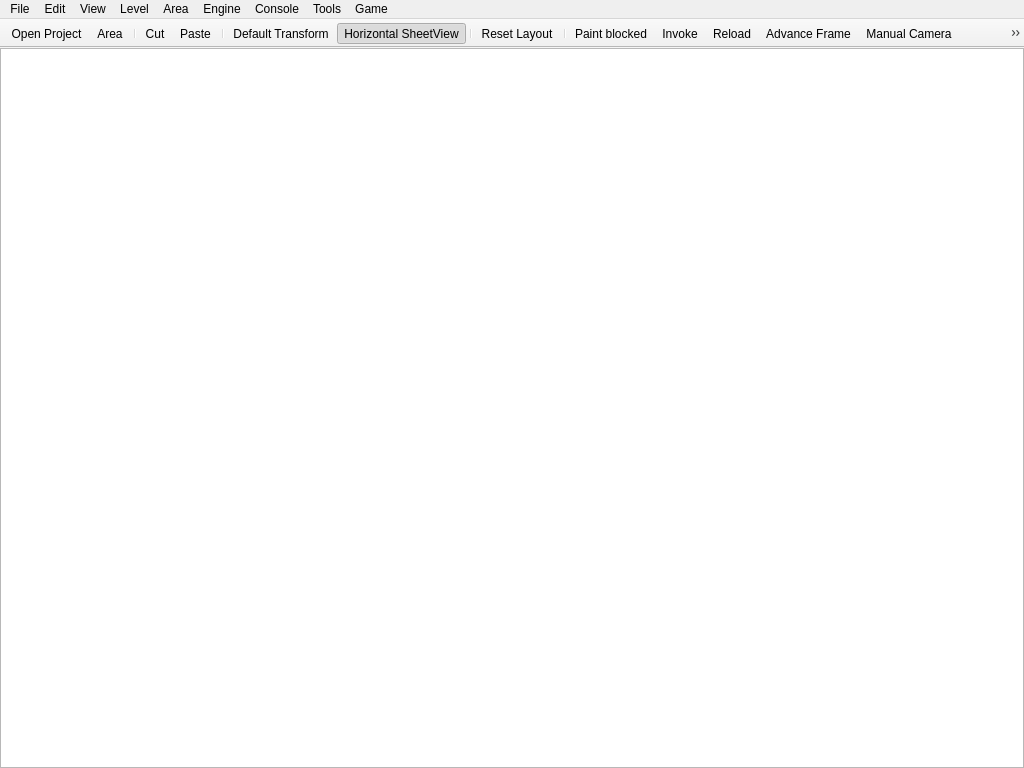
<?xml version="1.0" encoding="UTF-8"?>
<ui version="4.0">
 <class>ESToolkit</class>
 <widget class="QMainWindow" name="ESToolkit">
  <property name="geometry">
   <rect>
    <x>0</x>
    <y>0</y>
    <width>1024</width>
    <height>768</height>
   </rect>
  </property>
  <property name="minimumSize">
   <size>
    <width>5</width>
    <height>0</height>
   </size>
  </property>
  <property name="focusPolicy">
   <enum>Qt::ClickFocus</enum>
  </property>
  <property name="windowTitle">
   <string>overwritten programmatically</string>
  </property>
  <property name="windowIcon">
   <iconset resource="../../resource/resource.qrc">
    <normaloff>:/estk/images/estk.ico</normaloff>:/estk/images/estk.ico</iconset>
  </property>
  <property name="accessibleName">
   <string>ESToolkit</string>
  </property>
  <property name="toolButtonStyle">
   <enum>Qt::ToolButtonFollowStyle</enum>
  </property>
  <property name="animated">
   <bool>false</bool>
  </property>
  <property name="tabShape">
   <enum>QTabWidget::Rounded</enum>
  </property>
  <property name="dockNestingEnabled">
   <bool>true</bool>
  </property>
  <property name="unifiedTitleAndToolBarOnMac">
   <bool>false</bool>
  </property>
  <widget class="QWidget" name="centralWidget">
   <property name="sizePolicy">
    <sizepolicy hsizetype="Expanding" vsizetype="Expanding">
     <horstretch>0</horstretch>
     <verstretch>0</verstretch>
    </sizepolicy>
   </property>
   <layout class="QGridLayout" name="gridLayout">
    <property name="leftMargin">
     <number>0</number>
    </property>
    <property name="topMargin">
     <number>0</number>
    </property>
    <property name="rightMargin">
     <number>0</number>
    </property>
    <property name="bottomMargin">
     <number>0</number>
    </property>
    <property name="spacing">
     <number>0</number>
    </property>
    <item row="1" column="0">
     <widget class="MapView" name="mapView">
      <property name="focusPolicy">
       <enum>Qt::ClickFocus</enum>
      </property>
      <property name="toolTipDuration">
       <number>2</number>
      </property>
      <property name="alignment">
       <set>Qt::AlignHCenter|Qt::AlignTop</set>
      </property>
      <property name="transformationAnchor">
       <enum>QGraphicsView::AnchorUnderMouse</enum>
      </property>
      <property name="viewportUpdateMode">
       <enum>QGraphicsView::SmartViewportUpdate</enum>
      </property>
     </widget>
    </item>
   </layout>
  </widget>
  <widget class="QMenuBar" name="menuBar">
   <property name="geometry">
    <rect>
     <x>0</x>
     <y>0</y>
     <width>1024</width>
     <height>22</height>
    </rect>
   </property>
   <widget class="QMenu" name="menuFile">
    <property name="enabled">
     <bool>true</bool>
    </property>
    <property name="title">
     <string>File</string>
    </property>
    <widget class="QMenu" name="menuOpen">
     <property name="title">
      <string>Open</string>
     </property>
     <addaction name="actionFileOpenProject"/>
     <addaction name="actionPrevious_Project"/>
    </widget>
    <widget class="QMenu" name="menuSave">
     <property name="title">
      <string>Save</string>
     </property>
     <addaction name="actionFileSaveCurrentArea"/>
    </widget>
    <widget class="QMenu" name="menuClose">
     <property name="title">
      <string>Close</string>
     </property>
     <addaction name="actionFileCloseProject"/>
    </widget>
    <widget class="QMenu" name="menuNew">
     <property name="title">
      <string>New</string>
     </property>
     <addaction name="actionFileNewLevel"/>
     <addaction name="actionFileNewArea"/>
    </widget>
    <widget class="QMenu" name="menuReload">
     <property name="focusPolicy">
      <enum>Qt::StrongFocus</enum>
     </property>
     <property name="title">
      <string>Reload</string>
     </property>
     <addaction name="actionReloadProject"/>
    </widget>
    <addaction name="menuNew"/>
    <addaction name="separator"/>
    <addaction name="menuOpen"/>
    <addaction name="menuClose"/>
    <addaction name="menuReload"/>
    <addaction name="separator"/>
    <addaction name="menuSave"/>
    <addaction name="separator"/>
    <addaction name="actionFileQuit"/>
   </widget>
   <widget class="QMenu" name="menuView">
    <property name="title">
     <string>View</string>
    </property>
    <widget class="QMenu" name="menuResolution">
     <property name="title">
      <string>Resolution</string>
     </property>
     <addaction name="action480p"/>
     <addaction name="action720p"/>
     <addaction name="actionDynamic"/>
    </widget>
    <widget class="QMenu" name="menuSheet_Texture">
     <property name="title">
      <string>Main Texture</string>
     </property>
     <addaction name="actionTilesheet"/>
     <addaction name="actionNormalsheet"/>
     <addaction name="actionSpecularsheet"/>
    </widget>
    <widget class="QMenu" name="menuActive_Textures">
     <property name="title">
      <string>Enable Textures</string>
     </property>
     <addaction name="actionTile_Map"/>
     <addaction name="actionNormal_Map"/>
     <addaction name="actionSpecular_Map"/>
    </widget>
    <widget class="QMenu" name="menuDynamic_Lighting">
     <property name="title">
      <string>Dynamic Lighting</string>
     </property>
     <addaction name="actionLights"/>
     <addaction name="actionShadows"/>
     <addaction name="actionBloom"/>
    </widget>
    <addaction name="actionAsset_View"/>
    <addaction name="actionSheet_View"/>
    <addaction name="actionLayer_View"/>
    <addaction name="actionSelection_View"/>
    <addaction name="actionEntity_View"/>
    <addaction name="actionCamera_View"/>
    <addaction name="actionHistory_View"/>
    <addaction name="separator"/>
    <addaction name="actionReset_Layout"/>
    <addaction name="separator"/>
    <addaction name="actionMap_Background"/>
    <addaction name="menuResolution"/>
    <addaction name="menuSheet_Texture"/>
    <addaction name="menuActive_Textures"/>
    <addaction name="actionHidden_Entities"/>
    <addaction name="actionHidden_Levels"/>
    <addaction name="separator"/>
    <addaction name="menuDynamic_Lighting"/>
    <addaction name="separator"/>
    <addaction name="actionDark_Mode"/>
    <addaction name="actionToggle_Fullscreen"/>
   </widget>
   <widget class="QMenu" name="menuLevel">
    <property name="enabled">
     <bool>true</bool>
    </property>
    <property name="title">
     <string>Level</string>
    </property>
    <widget class="QMenu" name="menuNormal_Maps">
     <property name="title">
      <string>Normal Maps</string>
     </property>
     <addaction name="actionScatter"/>
     <addaction name="actionGather"/>
    </widget>
    <widget class="QMenu" name="menuSpecular_Maps">
     <property name="title">
      <string>Specular Maps</string>
     </property>
     <addaction name="actionScatter_2"/>
     <addaction name="actionGather_2"/>
    </widget>
    <addaction name="actionReload_2"/>
    <addaction name="actionLevelRemove"/>
    <addaction name="actionLevelReloadSheets"/>
    <addaction name="menuNormal_Maps"/>
    <addaction name="menuSpecular_Maps"/>
    <addaction name="separator"/>
   </widget>
   <widget class="QMenu" name="menuArea">
    <property name="title">
     <string>Area</string>
    </property>
    <addaction name="actionAreaAddEntity"/>
    <addaction name="actionReload"/>
    <addaction name="actionAreaRemove"/>
    <addaction name="separator"/>
    <addaction name="actionScreenshot"/>
   </widget>
   <widget class="QMenu" name="menuEdit">
    <property name="enabled">
     <bool>true</bool>
    </property>
    <property name="title">
     <string>Edit</string>
    </property>
    <addaction name="actionUndo"/>
    <addaction name="actionRedo"/>
    <addaction name="actionCopy"/>
    <addaction name="actionSelect_All"/>
    <addaction name="actionDelete_Selection"/>
    <addaction name="separator"/>
    <addaction name="actionSelect_Eraser"/>
   </widget>
   <widget class="QMenu" name="menuEngine">
    <property name="title">
     <string>Engine</string>
    </property>
    <widget class="QMenu" name="menuSelect_Platform">
     <property name="title">
      <string>Select Platform</string>
     </property>
     <property name="toolTipsVisible">
      <bool>false</bool>
     </property>
     <addaction name="actionNix"/>
     <addaction name="actionWindows"/>
     <addaction name="actionMac_OS_X"/>
     <addaction name="actionDreamcast"/>
    </widget>
    <widget class="QMenu" name="menuGPGPU_Acceleration">
     <property name="enabled">
      <bool>false</bool>
     </property>
     <property name="title">
      <string>GPGPU Acceleration</string>
     </property>
     <addaction name="actionParticles"/>
    </widget>
    <addaction name="actionInvoke"/>
    <addaction name="menuSelect_Platform"/>
    <addaction name="actionReload_Shaders"/>
    <addaction name="separator"/>
    <addaction name="menuGPGPU_Acceleration"/>
    <addaction name="separator"/>
    <addaction name="actionEngine_Settings"/>
    <addaction name="actionInput_Device_Dump"/>
    <addaction name="actionTexture_Dump"/>
    <addaction name="actionAudio_Dump"/>
    <addaction name="actionLua_Manager_Dump"/>
    <addaction name="actionPerformance_Monitor_Dump"/>
    <addaction name="actionAdd_Player"/>
    <addaction name="actionRemove_Player"/>
   </widget>
   <widget class="QMenu" name="menuConsole">
    <property name="title">
     <string>Console</string>
    </property>
    <addaction name="separator"/>
    <addaction name="actionClear"/>
    <addaction name="actionReset_Stack_Depth"/>
   </widget>
   <widget class="QMenu" name="menuTools">
    <property name="title">
     <string>Tools</string>
    </property>
    <addaction name="actionSheet_Manager"/>
    <addaction name="actionPerformance_Monitor"/>
    <addaction name="actionDocumentation"/>
    <addaction name="actionGenerate_VMU_Icons"/>
   </widget>
   <widget class="QMenu" name="menuGame">
    <property name="title">
     <string>Game</string>
    </property>
    <widget class="QMenu" name="menuParty">
     <property name="title">
      <string>Party</string>
     </property>
     <addaction name="actionAdd"/>
     <addaction name="actionRemove"/>
    </widget>
    <addaction name="menuParty"/>
   </widget>
   <addaction name="menuFile"/>
   <addaction name="menuEdit"/>
   <addaction name="menuView"/>
   <addaction name="menuLevel"/>
   <addaction name="menuArea"/>
   <addaction name="menuEngine"/>
   <addaction name="menuConsole"/>
   <addaction name="menuTools"/>
   <addaction name="menuGame"/>
  </widget>
  <widget class="QToolBar" name="mainToolBar">
   <property name="windowTitle">
    <string>ToolBar</string>
   </property>
   <property name="movable">
    <bool>false</bool>
   </property>
   <property name="floatable">
    <bool>false</bool>
   </property>
   <attribute name="toolBarArea">
    <enum>TopToolBarArea</enum>
   </attribute>
   <attribute name="toolBarBreak">
    <bool>false</bool>
   </attribute>
   <addaction name="actionFileOpenProject"/>
   <addaction name="actionFileSaveCurrentArea"/>
   <addaction name="separator"/>
   <addaction name="actionCut"/>
   <addaction name="actionPaste"/>
   <addaction name="separator"/>
   <addaction name="actionDefault_Transform"/>
   <addaction name="actionHorizontal_SheetView"/>
   <addaction name="separator"/>
   <addaction name="actionReset_Layout"/>
   <addaction name="separator"/>
   <addaction name="actionBlockedPaint"/>
   <addaction name="actionInvoke"/>
   <addaction name="actionReload"/>
   <addaction name="actionAdvance_Frame"/>
   <addaction name="actionManual_Camera"/>
   <addaction name="actionEnable_Audio"/>
  </widget>
  <action name="actionBlockedPaint">
   <property name="text"><string>Paint blocked</string></property>
   <property name="checkable"><bool>true</bool></property>
   <property name="toolTip"><string>Paint character barriers: left-drag blocks; right-drag clears. Toggle off to paint tiles.</string></property>
  </action>
  <action name="actionFileQuit">
   <property name="text">
    <string>Quit</string>
   </property>
   <property name="menuRole">
    <enum>QAction::NoRole</enum>
   </property>
  </action>
  <action name="actionLevelRemove">
   <property name="text">
    <string>Remove</string>
   </property>
   <property name="toolTip">
    <string>Remove Level</string>
   </property>
  </action>
  <action name="actionLevelReloadSheets">
   <property name="text">
    <string>Reload Sheets</string>
   </property>
  </action>
  <action name="actionAreaRemove">
   <property name="text">
    <string>Remove</string>
   </property>
   <property name="toolTip">
    <string>Remove Area</string>
   </property>
  </action>
  <action name="actionAreaAddEntity">
   <property name="text">
    <string>Add Entity</string>
   </property>
  </action>
  <action name="actionDebugViewLog">
   <property name="text">
    <string>View Log</string>
   </property>
   <property name="toolTip">
    <string>View Debug Log</string>
   </property>
   <property name="shortcut">
    <string>Ctrl+D</string>
   </property>
  </action>
  <action name="actionFileOpenProject">
   <property name="icon">
    <iconset resource="../../resource/resource.qrc">
     <normaloff>:/toolbar/images/openIcon.png</normaloff>
     <activeoff>:/toolbar/images/openIconColor.png</activeoff>:/toolbar/images/openIcon.png</iconset>
   </property>
   <property name="text">
    <string>Open Project...</string>
   </property>
   <property name="toolTip">
    <string>Load Project (CTL/CMD+L)</string>
   </property>
   <property name="shortcut">
    <string>Ctrl+L</string>
   </property>
   <property name="shortcutContext">
    <enum>Qt::WindowShortcut</enum>
   </property>
  </action>
  <action name="actionFileCloseProject">
   <property name="text">
    <string>Project</string>
   </property>
   <property name="toolTip">
    <string>Close Project</string>
   </property>
  </action>
  <action name="actionFileSaveCurrentProject">
   <property name="icon">
    <iconset resource="../../resource/resource.qrc">
     <normaloff>:/toolbar/images/saveIcon.png</normaloff>
     <activeoff>:/toolbar/images/saveIconColor.png</activeoff>:/toolbar/images/saveIcon.png</iconset>
   </property>
   <property name="text">
    <string>Project</string>
   </property>
   <property name="toolTip">
    <string>Save Project</string>
   </property>
  </action>
  <action name="actionFileSaveCurrentLevel">
   <property name="icon">
    <iconset resource="../../resource/resource.qrc">
     <normaloff>:/toolbar/images/saveIcon.png</normaloff>
     <activeoff>:/toolbar/images/saveIconColor.png</activeoff>:/toolbar/images/saveIcon.png</iconset>
   </property>
   <property name="text">
    <string>Level</string>
   </property>
   <property name="toolTip">
    <string>Save Level</string>
   </property>
  </action>
  <action name="actionFileSaveCurrentArea">
   <property name="icon">
    <iconset resource="../../resource/resource.qrc">
     <normaloff>:/toolbar/images/saveIcon.png</normaloff>
     <activeoff>:/toolbar/images/saveIconColor.png</activeoff>:/toolbar/images/saveIcon.png</iconset>
   </property>
   <property name="text">
    <string>Area</string>
   </property>
   <property name="toolTip">
    <string>Save Current Area (CTRL/CMD+S)</string>
   </property>
   <property name="shortcut">
    <string>Ctrl+S</string>
   </property>
  </action>
  <action name="actionEntityRemove">
   <property name="text">
    <string>Remove</string>
   </property>
   <property name="toolTip">
    <string>Remove Entity</string>
   </property>
  </action>
  <action name="actionEntityAttachAnimation">
   <property name="text">
    <string>Animation</string>
   </property>
   <property name="toolTip">
    <string>Attach Animation Component</string>
   </property>
  </action>
  <action name="actionEntityAttachCollidable">
   <property name="text">
    <string>Collidable</string>
   </property>
   <property name="toolTip">
    <string>Attach Collidable Component</string>
   </property>
  </action>
  <action name="actionEntityAttachWarp">
   <property name="text">
    <string>Warp</string>
   </property>
   <property name="toolTip">
    <string>Attach Warp Component</string>
   </property>
  </action>
  <action name="actionEntityAttachItem">
   <property name="text">
    <string>Item</string>
   </property>
   <property name="toolTip">
    <string>Attach Item Component</string>
   </property>
  </action>
  <action name="actionEntityAttachCharacter">
   <property name="text">
    <string>Character</string>
   </property>
   <property name="toolTip">
    <string>Attach Character Component</string>
   </property>
  </action>
  <action name="actionEntityAttachFriendly">
   <property name="text">
    <string>Friendly</string>
   </property>
   <property name="toolTip">
    <string>Attach Friendly Component</string>
   </property>
  </action>
  <action name="actionEntityAttachEnemy">
   <property name="text">
    <string>Enemy</string>
   </property>
   <property name="toolTip">
    <string>Attach Enemy Component</string>
   </property>
  </action>
  <action name="actionEntityRemoveAnimation">
   <property name="text">
    <string>Animation</string>
   </property>
   <property name="toolTip">
    <string>Remove Animation Component</string>
   </property>
  </action>
  <action name="actionEntityRemoveCollidable">
   <property name="text">
    <string>Collidable</string>
   </property>
   <property name="toolTip">
    <string>Remove Collidable Component</string>
   </property>
  </action>
  <action name="actionEntityRemoveWarp">
   <property name="text">
    <string>Warp</string>
   </property>
   <property name="toolTip">
    <string>Remove Warp Component</string>
   </property>
  </action>
  <action name="actionEntityRemoveItem">
   <property name="text">
    <string>Item</string>
   </property>
   <property name="toolTip">
    <string>Remove Item Component</string>
   </property>
  </action>
  <action name="actionEntityRemoveCharacter">
   <property name="text">
    <string>Character</string>
   </property>
   <property name="toolTip">
    <string>Remove Character Component</string>
   </property>
  </action>
  <action name="actionEntityRemoveFriendly">
   <property name="text">
    <string>Friendly</string>
   </property>
   <property name="toolTip">
    <string>Remove Friendly Component</string>
   </property>
  </action>
  <action name="actionEntityRemoveEnemy">
   <property name="text">
    <string>Enemy</string>
   </property>
   <property name="toolTip">
    <string>Remove Enemy Component</string>
   </property>
  </action>
  <action name="actionUndo">
   <property name="text">
    <string>Undo</string>
   </property>
   <property name="shortcut">
    <string>Ctrl+Z</string>
   </property>
  </action>
  <action name="actionRedo">
   <property name="text">
    <string>Redo</string>
   </property>
   <property name="shortcut">
    <string>Ctrl+Y</string>
   </property>
  </action>
  <action name="actionEntityAttachRenderable">
   <property name="text">
    <string>Renderable</string>
   </property>
   <property name="toolTip">
    <string>Attach Renderable Component</string>
   </property>
  </action>
  <action name="actionEntityRemoveRenderable">
   <property name="text">
    <string>Renderable</string>
   </property>
   <property name="toolTip">
    <string>Remove Renderable Component</string>
   </property>
  </action>
  <action name="actionFileNewLevel">
   <property name="text">
    <string>Level...</string>
   </property>
   <property name="toolTip">
    <string>New Level...</string>
   </property>
  </action>
  <action name="actionFileNewArea">
   <property name="text">
    <string>Area...</string>
   </property>
   <property name="toolTip">
    <string>New Area...</string>
   </property>
  </action>
  <action name="actionInvoke">
   <property name="checkable">
    <bool>true</bool>
   </property>
   <property name="icon">
    <iconset resource="../../resource/resource.qrc">
     <normaloff>:/toolbar/images/invokeIcon.png</normaloff>
     <normalon>:/toolbar/images/stopIcon.png</normalon>
     <activeoff>:/toolbar/images/invokeIconColor.png</activeoff>:/toolbar/images/invokeIcon.png</iconset>
   </property>
   <property name="text">
    <string>Invoke...</string>
   </property>
   <property name="toolTip">
    <string>Play/Stop Current Area (F5)</string>
   </property>
   <property name="shortcut">
    <string>F5</string>
   </property>
  </action>
  <action name="actionNix">
   <property name="checkable">
    <bool>true</bool>
   </property>
   <property name="icon">
    <iconset resource="../../resource/resource.qrc">
     <normaloff>:/toolbar/images/unixIcon.png</normaloff>:/toolbar/images/unixIcon.png</iconset>
   </property>
   <property name="text">
    <string>Nix</string>
   </property>
  </action>
  <action name="actionWindows">
   <property name="checkable">
    <bool>true</bool>
   </property>
   <property name="icon">
    <iconset resource="../../resource/resource.qrc">
     <normaloff>:/toolbar/images/windowsIcon.png</normaloff>:/toolbar/images/windowsIcon.png</iconset>
   </property>
   <property name="text">
    <string>Windows</string>
   </property>
  </action>
  <action name="actionMac_OS_X">
   <property name="checkable">
    <bool>true</bool>
   </property>
   <property name="icon">
    <iconset resource="../../resource/resource.qrc">
     <normaloff>:/toolbar/images/macIcon.png</normaloff>:/toolbar/images/macIcon.png</iconset>
   </property>
   <property name="text">
    <string>Mac OS X</string>
   </property>
  </action>
  <action name="actionDreamcast">
   <property name="checkable">
    <bool>true</bool>
   </property>
   <property name="icon">
    <iconset resource="../../resource/resource.qrc">
     <normaloff>:/toolbar/images/dreamcastIcon.png</normaloff>:/toolbar/images/dreamcastIcon.png</iconset>
   </property>
   <property name="text">
    <string>Dreamcast</string>
   </property>
  </action>
  <action name="actionPan">
   <property name="checkable">
    <bool>true</bool>
   </property>
   <property name="icon">
    <iconset resource="../../resource/resource.qrc">
     <normaloff>:/toolbar/images/panIcon.png</normaloff>
     <activeoff>:/toolbar/images/panIconColor.png</activeoff>:/toolbar/images/panIcon.png</iconset>
   </property>
   <property name="text">
    <string>Pan</string>
   </property>
   <property name="toolTip">
    <string>Pan</string>
   </property>
   <property name="shortcut">
    <string>P</string>
   </property>
  </action>
  <action name="actionZoom">
   <property name="checkable">
    <bool>true</bool>
   </property>
   <property name="icon">
    <iconset resource="../../resource/resource.qrc">
     <normaloff>:/toolbar/images/zoomIcon.png</normaloff>
     <activeoff>:/toolbar/images/zoomIconColor.png</activeoff>:/toolbar/images/zoomIcon.png</iconset>
   </property>
   <property name="text">
    <string>Zoom</string>
   </property>
   <property name="toolTip">
    <string>Zoom</string>
   </property>
   <property name="shortcut">
    <string>Z</string>
   </property>
  </action>
  <action name="actionEnable_OpenGL">
   <property name="checkable">
    <bool>true</bool>
   </property>
   <property name="icon">
    <iconset resource="../../resource/resource.qrc">
     <normaloff>:/toolbar/images/openGLIcon.png</normaloff>
     <activeoff>:/toolbar/images/openGLIconColor.png</activeoff>:/toolbar/images/openGLIcon.png</iconset>
   </property>
   <property name="text">
    <string>Enable OpenGL</string>
   </property>
   <property name="toolTip">
    <string>Enable OpenGL</string>
   </property>
  </action>
  <action name="actionReset_Layout">
   <property name="icon">
    <iconset resource="../../resource/resource.qrc">
     <normaloff>:/toolbar/images/resetLayoutIcon.png</normaloff>
     <activeoff>:/toolbar/images/resetLayoutIconColor.png</activeoff>:/toolbar/images/resetLayoutIcon.png</iconset>
   </property>
   <property name="text">
    <string>Reset Layout</string>
   </property>
   <property name="toolTip">
    <string>Reset Widget Layout (CTRL/CMD+W)</string>
   </property>
   <property name="shortcut">
    <string>Ctrl+W</string>
   </property>
  </action>
  <action name="actionSelect">
   <property name="checkable">
    <bool>true</bool>
   </property>
   <property name="icon">
    <iconset resource="../../resource/resource.qrc">
     <normaloff>:/toolbar/images/selectIcon.png</normaloff>
     <activeoff>:/toolbar/images/selectIconColor.png</activeoff>:/toolbar/images/selectIcon.png</iconset>
   </property>
   <property name="text">
    <string>Select</string>
   </property>
   <property name="toolTip">
    <string>Select</string>
   </property>
   <property name="shortcut">
    <string>S</string>
   </property>
  </action>
  <action name="actionAsset_View">
   <property name="checkable">
    <bool>true</bool>
   </property>
   <property name="text">
    <string>Asset View</string>
   </property>
   <property name="toolTip">
    <string>Asset View</string>
   </property>
  </action>
  <action name="actionEntity_View">
   <property name="checkable">
    <bool>true</bool>
   </property>
   <property name="text">
    <string>Entity View</string>
   </property>
   <property name="toolTip">
    <string>Entity View</string>
   </property>
  </action>
  <action name="actionLayer_View">
   <property name="checkable">
    <bool>true</bool>
   </property>
   <property name="text">
    <string>Layer View</string>
   </property>
   <property name="toolTip">
    <string>Layer View</string>
   </property>
  </action>
  <action name="actionSelection_View">
   <property name="checkable">
    <bool>true</bool>
   </property>
   <property name="text">
    <string>Selection View</string>
   </property>
   <property name="toolTip">
    <string>Selection View</string>
   </property>
  </action>
  <action name="actionSheet_View">
   <property name="checkable">
    <bool>true</bool>
   </property>
   <property name="text">
    <string>Sheet View</string>
   </property>
   <property name="toolTip">
    <string>Sheet View</string>
   </property>
   <property name="shortcut">
    <string>Space</string>
   </property>
  </action>
  <action name="actionHistory_View">
   <property name="checkable">
    <bool>true</bool>
   </property>
   <property name="text">
    <string>History View</string>
   </property>
  </action>
  <action name="actionCut">
   <property name="icon">
    <iconset resource="../../resource/resource.qrc">
     <normaloff>:/toolbar/images/cutIcon.png</normaloff>
     <activeoff>:/toolbar/images/cutIconColor.png</activeoff>:/toolbar/images/cutIcon.png</iconset>
   </property>
   <property name="text">
    <string>Cut</string>
   </property>
   <property name="toolTip">
    <string>Cut Selection (CTRL/CMD+X)</string>
   </property>
   <property name="shortcut">
    <string>Ctrl+X</string>
   </property>
  </action>
  <action name="actionPaste">
   <property name="icon">
    <iconset resource="../../resource/resource.qrc">
     <normaloff>:/toolbar/images/pasteIcon.png</normaloff>
     <activeoff>:/toolbar/images/pasteIconColor.png</activeoff>:/toolbar/images/pasteIcon.png</iconset>
   </property>
   <property name="text">
    <string>Paste</string>
   </property>
   <property name="toolTip">
    <string>Paste Selection (CTRL/CMD+V)</string>
   </property>
   <property name="shortcut">
    <string>Ctrl+V</string>
   </property>
  </action>
  <action name="actionDefault_Transform">
   <property name="icon">
    <iconset resource="../../resource/resource.qrc">
     <normaloff>:/toolbar/images/default-transform.png</normaloff>
     <activeoff>:/toolbar/images/default-transform-color.png</activeoff>:/toolbar/images/default-transform.png</iconset>
   </property>
   <property name="text">
    <string>Default Transform</string>
   </property>
   <property name="toolTip">
    <string>Reset Camera Transform (CTRL/CMD+T)</string>
   </property>
   <property name="shortcut">
    <string>Ctrl+T</string>
   </property>
  </action>
  <action name="actionToggle_AutoScroll">
   <property name="checkable">
    <bool>true</bool>
   </property>
   <property name="checked">
    <bool>true</bool>
   </property>
   <property name="icon">
    <iconset resource="../../resource/resource.qrc">
     <normaloff>:/toolbar/images/toggle-autoscroll.png</normaloff>
     <activeoff>:/toolbar/images/toggle-autoscroll-color.png</activeoff>:/toolbar/images/toggle-autoscroll.png</iconset>
   </property>
   <property name="text">
    <string>Enable AutoScroll</string>
   </property>
   <property name="toolTip">
    <string>Enable/Disable AutoScroll</string>
   </property>
  </action>
  <action name="actionActionSecret">
   <property name="icon">
    <iconset resource="../../resource/resource.qrc">
     <normaloff>:/toolbar/images/sheet-manager.png</normaloff>
     <activeoff>:/toolbar/images/sheet-manager-color.png</activeoff>:/toolbar/images/sheet-manager.png</iconset>
   </property>
   <property name="text">
    <string>Sheet Manager...</string>
   </property>
   <property name="toolTip">
    <string>Launch Sheet Manager (CTRL/CMD+G)</string>
   </property>
   <property name="shortcut">
    <string>Ctrl+G</string>
   </property>
  </action>
  <action name="actionEngine_Settings">
   <property name="text">
    <string>Tools Settings</string>
   </property>
  </action>
  <action name="actionToggle_SheetView_Solidity">
   <property name="checkable">
    <bool>true</bool>
   </property>
   <property name="text">
    <string>Sheet View Solidity</string>
   </property>
  </action>
  <action name="actionMap_View_Solidity">
   <property name="checkable">
    <bool>true</bool>
   </property>
   <property name="text">
    <string>Map View Solidity</string>
   </property>
  </action>
  <action name="actionIndeces">
   <property name="checkable">
    <bool>true</bool>
   </property>
   <property name="text">
    <string>Index</string>
   </property>
  </action>
  <action name="actionFlip_Rotation">
   <property name="checkable">
    <bool>true</bool>
   </property>
   <property name="text">
    <string>Orientation</string>
   </property>
  </action>
  <action name="actionComing_Soon">
   <property name="enabled">
    <bool>true</bool>
   </property>
   <property name="text">
    <string>Solidity</string>
   </property>
  </action>
  <action name="actionElevation_2">
   <property name="text">
    <string>Elevation.</string>
   </property>
  </action>
  <action name="actionComing_Soon_2">
   <property name="enabled">
    <bool>false</bool>
   </property>
   <property name="text">
    <string>Coming Soon...</string>
   </property>
  </action>
  <action name="actionElevation">
   <property name="checkable">
    <bool>true</bool>
   </property>
   <property name="text">
    <string>Elevation</string>
   </property>
  </action>
  <action name="actionSolidity">
   <property name="checkable">
    <bool>true</bool>
   </property>
   <property name="text">
    <string>Solidity</string>
   </property>
  </action>
  <action name="actionZ_Transitional">
   <property name="checkable">
    <bool>true</bool>
   </property>
   <property name="text">
    <string>Z Transitional</string>
   </property>
  </action>
  <action name="actionHorizontal_SheetView">
   <property name="checkable">
    <bool>true</bool>
   </property>
   <property name="checked">
    <bool>true</bool>
   </property>
   <property name="icon">
    <iconset resource="../../resource/resource.qrc">
     <normaloff>:/toolbar/images/sheet-view-ratio.png</normaloff>
     <activeoff>:/toolbar/images/sheet-view-ratio-color.png</activeoff>:/toolbar/images/sheet-view-ratio.png</iconset>
   </property>
   <property name="text">
    <string>Horizontal SheetView</string>
   </property>
   <property name="toolTip">
    <string>Flip Sheet Orientation (CTRL/CMD+F)</string>
   </property>
   <property name="shortcut">
    <string>Ctrl+F</string>
   </property>
  </action>
  <action name="actionScreenshot">
   <property name="text">
    <string>Dump to PNG</string>
   </property>
  </action>
  <action name="actionScatter">
   <property name="text">
    <string>Scatter</string>
   </property>
  </action>
  <action name="actionGather">
   <property name="text">
    <string>Gather</string>
   </property>
  </action>
  <action name="actionScatter_2">
   <property name="text">
    <string>Scatter</string>
   </property>
  </action>
  <action name="actionGather_2">
   <property name="text">
    <string>Gather</string>
   </property>
  </action>
  <action name="actionPrevious_Project">
   <property name="text">
    <string>Previous Project</string>
   </property>
   <property name="shortcut">
    <string>Ctrl+O</string>
   </property>
   <property name="shortcutContext">
    <enum>Qt::WindowShortcut</enum>
   </property>
  </action>
  <action name="actionAdvance_Frame">
   <property name="icon">
    <iconset resource="../../resource/resource.qrc">
     <normaloff>:/toolbar/images/advanceFrameIcon.png</normaloff>:/toolbar/images/advanceFrameIcon.png</iconset>
   </property>
   <property name="text">
    <string>Advance Frame</string>
   </property>
   <property name="toolTip">
    <string>Advance Engine Playback by Single Frame</string>
   </property>
   <property name="shortcut">
    <string>F4</string>
   </property>
  </action>
  <action name="actionClear">
   <property name="text">
    <string>Clear</string>
   </property>
  </action>
  <action name="actionDark_Mode">
   <property name="checkable">
    <bool>true</bool>
   </property>
   <property name="text">
    <string>Dark Mode</string>
   </property>
  </action>
  <action name="actionMap_Background">
   <property name="checkable">
    <bool>true</bool>
   </property>
   <property name="text">
    <string>Map Background</string>
   </property>
  </action>
  <action name="action480p">
   <property name="checkable">
    <bool>true</bool>
   </property>
   <property name="text">
    <string>480p</string>
   </property>
  </action>
  <action name="action720p">
   <property name="checkable">
    <bool>true</bool>
   </property>
   <property name="text">
    <string>720p</string>
   </property>
  </action>
  <action name="actionDynamic">
   <property name="checkable">
    <bool>true</bool>
   </property>
   <property name="text">
    <string>Dynamic</string>
   </property>
  </action>
  <action name="actionReload_Shaders">
   <property name="text">
    <string>Reload Shaders</string>
   </property>
  </action>
  <action name="actionTilesheet">
   <property name="checkable">
    <bool>true</bool>
   </property>
   <property name="checked">
    <bool>true</bool>
   </property>
   <property name="enabled">
    <bool>false</bool>
   </property>
   <property name="text">
    <string>Texture Map</string>
   </property>
  </action>
  <action name="actionNormalsheet">
   <property name="checkable">
    <bool>true</bool>
   </property>
   <property name="text">
    <string>Normal Map</string>
   </property>
  </action>
  <action name="actionSpecularsheet">
   <property name="checkable">
    <bool>true</bool>
   </property>
   <property name="text">
    <string>Specular Map</string>
   </property>
  </action>
  <action name="actionTile_Map">
   <property name="checkable">
    <bool>true</bool>
   </property>
   <property name="checked">
    <bool>true</bool>
   </property>
   <property name="text">
    <string>Texture Map</string>
   </property>
  </action>
  <action name="actionNormal_Map">
   <property name="checkable">
    <bool>true</bool>
   </property>
   <property name="checked">
    <bool>true</bool>
   </property>
   <property name="text">
    <string>Normal Map</string>
   </property>
  </action>
  <action name="actionSpecular_Map">
   <property name="checkable">
    <bool>true</bool>
   </property>
   <property name="checked">
    <bool>true</bool>
   </property>
   <property name="text">
    <string>Specular Map</string>
   </property>
  </action>
  <action name="actionHidden_Entities">
   <property name="checkable">
    <bool>true</bool>
   </property>
   <property name="text">
    <string>Hidden Entities</string>
   </property>
  </action>
  <action name="actionReload">
   <property name="text">
    <string>Reload</string>
   </property>
   <property name="toolTip">
    <string>Reload the area from its last save: everyone back to their starting places</string>
   </property>
  </action>
  <action name="actionReload_2">
   <property name="text">
    <string>Reload</string>
   </property>
  </action>
  <action name="actionShadows">
   <property name="checkable">
    <bool>true</bool>
   </property>
   <property name="checked">
    <bool>true</bool>
   </property>
   <property name="text">
    <string>Shadows</string>
   </property>
  </action>
  <action name="actionLights">
   <property name="checkable">
    <bool>true</bool>
   </property>
   <property name="checked">
    <bool>true</bool>
   </property>
   <property name="text">
    <string>Lights</string>
   </property>
  </action>
  <action name="actionManual_Camera">
   <property name="checkable">
    <bool>true</bool>
   </property>
   <property name="icon">
    <iconset resource="../../resource/resource.qrc">
     <normaloff>:/toolbar/images/camera.png</normaloff>:/toolbar/images/camera.png</iconset>
   </property>
   <property name="text">
    <string>Manual Camera</string>
   </property>
   <property name="toolTip">
    <string>Manual Camera Control (CTRL/CMD+M)</string>
   </property>
   <property name="shortcut">
    <string>Ctrl+M</string>
   </property>
  </action>
  <action name="actionEnable_Audio">
   <property name="checkable">
    <bool>true</bool>
   </property>
   <property name="checked">
    <bool>true</bool>
   </property>
   <property name="icon">
    <iconset>
     <normalon>:/toolbar/images/audio.png</normalon>
    </iconset>
   </property>
   <property name="text">
    <string>Enable Audio</string>
   </property>
   <property name="toolTip">
    <string>Enable/Disable Audio (CTRL/CMD+A)</string>
   </property>
   <property name="shortcut">
    <string>Ctrl+A</string>
   </property>
  </action>
  <action name="actionReloadProject">
   <property name="text">
    <string>Project</string>
   </property>
   <property name="shortcut">
    <string>Ctrl+R</string>
   </property>
  </action>
  <action name="actionDocumentation">
   <property name="text">
    <string>User Manual</string>
   </property>
  </action>
  <action name="actionSheet_Manager">
   <property name="text">
    <string>Sheet Manager</string>
   </property>
  </action>
  <action name="actionPerformance_Monitor">
   <property name="text">
    <string>Performance Monitor</string>
   </property>
  </action>
  <action name="actionLibGyroVerbose">
   <property name="checkable">
    <bool>true</bool>
   </property>
   <property name="checked">
    <bool>false</bool>
   </property>
   <property name="text">
    <string>Verbose</string>
   </property>
  </action>
  <action name="actionLibGyroWarning">
   <property name="checkable">
    <bool>true</bool>
   </property>
   <property name="checked">
    <bool>false</bool>
   </property>
   <property name="text">
    <string>Warning</string>
   </property>
  </action>
  <action name="actionLibGyroError">
   <property name="checkable">
    <bool>true</bool>
   </property>
   <property name="checked">
    <bool>false</bool>
   </property>
   <property name="text">
    <string>Error</string>
   </property>
  </action>
  <action name="actionEngineVerbose">
   <property name="checkable">
    <bool>true</bool>
   </property>
   <property name="text">
    <string>Verbose</string>
   </property>
  </action>
  <action name="actionEngineWarning">
   <property name="checkable">
    <bool>true</bool>
   </property>
   <property name="text">
    <string>Warning</string>
   </property>
  </action>
  <action name="actionEngineError">
   <property name="checkable">
    <bool>true</bool>
   </property>
   <property name="text">
    <string>Error</string>
   </property>
  </action>
  <action name="actionToolkitVerbose">
   <property name="checkable">
    <bool>true</bool>
   </property>
   <property name="text">
    <string>Verbose</string>
   </property>
  </action>
  <action name="actionToolkitWarning">
   <property name="checkable">
    <bool>true</bool>
   </property>
   <property name="text">
    <string>Warning</string>
   </property>
  </action>
  <action name="actionToolkitError">
   <property name="checkable">
    <bool>true</bool>
   </property>
   <property name="text">
    <string>Error</string>
   </property>
  </action>
  <action name="actionQtVerbose">
   <property name="checkable">
    <bool>true</bool>
   </property>
   <property name="text">
    <string>Verbose</string>
   </property>
  </action>
  <action name="actionQtWarning">
   <property name="checkable">
    <bool>true</bool>
   </property>
   <property name="text">
    <string>Warning</string>
   </property>
  </action>
  <action name="actionQtError">
   <property name="checkable">
    <bool>true</bool>
   </property>
   <property name="text">
    <string>Error</string>
   </property>
  </action>
  <action name="actionOpenGLVerbose">
   <property name="checkable">
    <bool>true</bool>
   </property>
   <property name="text">
    <string>Verbose</string>
   </property>
  </action>
  <action name="actionOpenGLWarning">
   <property name="checkable">
    <bool>true</bool>
   </property>
   <property name="text">
    <string>Warning</string>
   </property>
  </action>
  <action name="actionOpenGLError">
   <property name="checkable">
    <bool>true</bool>
   </property>
   <property name="text">
    <string>Error</string>
   </property>
  </action>
  <action name="actionLuaVerbose">
   <property name="checkable">
    <bool>true</bool>
   </property>
   <property name="text">
    <string>Verbose</string>
   </property>
  </action>
  <action name="actionLuaWarning">
   <property name="checkable">
    <bool>true</bool>
   </property>
   <property name="text">
    <string>Warning</string>
   </property>
  </action>
  <action name="actionLuaError">
   <property name="checkable">
    <bool>true</bool>
   </property>
   <property name="text">
    <string>Error</string>
   </property>
  </action>
  <action name="actionCommandsVerbose">
   <property name="checkable">
    <bool>true</bool>
   </property>
   <property name="text">
    <string>Verbose</string>
   </property>
  </action>
  <action name="actionCommandsWarning">
   <property name="checkable">
    <bool>true</bool>
   </property>
   <property name="text">
    <string>Warning</string>
   </property>
  </action>
  <action name="actionCommandsError">
   <property name="checkable">
    <bool>true</bool>
   </property>
   <property name="text">
    <string>Error</string>
   </property>
  </action>
  <action name="actionReset_Stack_Depth">
   <property name="text">
    <string>Reset Stack Depth</string>
   </property>
  </action>
  <action name="actionCopy">
   <property name="text">
    <string>Copy</string>
   </property>
   <property name="shortcut">
    <string>Ctrl+C</string>
   </property>
   <property name="shortcutContext">
    <enum>Qt::WindowShortcut</enum>
   </property>
  </action>
  <action name="actionHidden_Levels">
   <property name="checkable">
    <bool>true</bool>
   </property>
   <property name="text">
    <string>Hidden Levels</string>
   </property>
  </action>
  <action name="actionCamera_View">
   <property name="checkable">
    <bool>true</bool>
   </property>
   <property name="text">
    <string>Camera View</string>
   </property>
   <property name="toolTip">
    <string>Toggle Camera View</string>
   </property>
  </action>
  <action name="actionInput_Device_Dump">
   <property name="text">
    <string>Input Device Dump</string>
   </property>
  </action>
  <action name="actionTexture_Dump">
   <property name="text">
    <string>Video Debug Dump</string>
   </property>
  </action>
  <action name="actionAudio_Dump">
   <property name="text">
    <string>Audio Dump</string>
   </property>
  </action>
  <action name="actionAdd_Player">
   <property name="text">
    <string>Add Party Member</string>
   </property>
  </action>
  <action name="actionRemove_Player">
   <property name="text">
    <string>Remove Party Member</string>
   </property>
  </action>
  <action name="actionLua_Manager_Dump">
   <property name="text">
    <string>Lua Manager Dump</string>
   </property>
  </action>
  <action name="actionBloom">
   <property name="checkable">
    <bool>true</bool>
   </property>
   <property name="checked">
    <bool>false</bool>
   </property>
   <property name="text">
    <string>Bloom</string>
   </property>
  </action>
  <action name="actionToggle_Fullscreen">
   <property name="checkable">
    <bool>true</bool>
   </property>
   <property name="text">
    <string>Toggle Fullscreen</string>
   </property>
  </action>
  <action name="actionSelect_All">
   <property name="text">
    <string>Select All</string>
   </property>
   <property name="shortcut">
    <string>Ctrl+A</string>
   </property>
  </action>
  <action name="actionSelect_Eraser">
   <property name="text">
    <string>Select Eraser</string>
   </property>
   <property name="shortcut">
    <string>Ctrl+E</string>
   </property>
  </action>
  <action name="actionDelete_Selection">
   <property name="text">
    <string>Delete Selection</string>
   </property>
   <property name="shortcut">
    <string>Del</string>
   </property>
  </action>
  <action name="actionAdd">
   <property name="text">
    <string>Add</string>
   </property>
  </action>
  <action name="actionRemove">
   <property name="text">
    <string>Remove</string>
   </property>
  </action>
  <action name="actionPerformance_Monitor_Dump">
   <property name="text">
    <string>Performance Monitor Dump</string>
   </property>
  </action>
  <action name="actionGenerate_VMU_Icons">
   <property name="text">
    <string>Generate VMU Icons</string>
   </property>
  </action>
  <action name="actionParticles">
   <property name="checkable">
    <bool>true</bool>
   </property>
   <property name="enabled">
    <bool>false</bool>
   </property>
   <property name="text">
    <string>Particles</string>
   </property>
  </action>
 </widget>
 <layoutdefault spacing="6" margin="11"/>
 <customwidgets>
  <customwidget>
   <class>MapView</class>
   <extends>QGraphicsView</extends>
   <header>ESToolkit/ui/widget/tk_map_view.h</header>
  </customwidget>
 </customwidgets>
 <resources>
  <include location="../../resource/resource.qrc"/>
 </resources>
 <connections/>
 <slots>
  <slot>newProject()</slot>
 </slots>
</ui>
